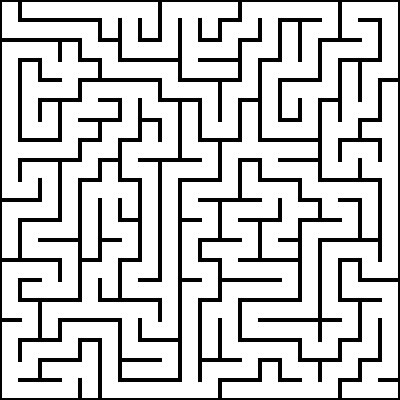
#> input picture maze03.jpg, 400 x 400 px
$ jupyter execute maze.ipynb
#> lines starting #> are read from the running program, lines starting #| are printed output that depends on the picture; after the words box and inside, x2 and y2 are one past the last pixel; in counts of white or black regions, pixels touching at a corner belong together
[cell 1]
# Importación de las librerías necesarias para el proyecto
# 1. OpenCV para procesamiento de imágenes y tareas de visión por computadora
import cv2

# 2. Numpy para operaciones de matrices y arreglos
import numpy as np

# 3. Matplotlib para visualización y trazado de gráficos y diagramas
import matplotlib.pyplot as plt

# 4. Copy para copiar arreglos y matrices
import copy

[cell 2]
# Leyendo la imagen y convirtiendola a escala de grises (0-255)
img = cv2.imread('maze03.jpg', 0)
#> img is the input picture: shape (400, 400); min 0, max 255, mean 203.7

[cell 3]
# Normalizando la imagen para mejorar la detección de bordes
def image_normalize(img):
    sum_ = img

    for i,row in enumerate(sum_):
        for j, pixel_value in enumerate(row):
            # Si el valor del pixel es mayor a 200, se asigna 1, de lo contrario 0
            if pixel_value > 200:
                sum_[i][j] = 1
            else:
                sum_[i][j] = 0
#> sum_: shape (400, 400); values 0 (black) and 1 (white), 80% white; 1 black region, box (x1, y1, x2, y2) and area: (0, 0, 400, 400) 32064

    return sum_

[cell 4]
# Muestra la imagen con el título
def show_image_with_title(img, title):
    plt.imshow(img, cmap='gray')
    plt.title(title)
    plt.show()

# Imagen original
show_image_with_title(img, 'Original Image')

# Normalizando la imagen para mejorar la detección de bordes
norm_image = image_normalize(img)

# Imagen normalizada
show_image_with_title(norm_image, 'Normalize Image')

[cell 5]
# Obteniendo el tamaño de la imagen
img.shape
#> Out = (400, 400)

[cell 6]
# Variables globales
# Copia de la imagen normalizada
new_image = copy.deepcopy(norm_image)

# Define los puntos de inicio y final
start = (0,0)
end = (9,9)

# Especifica el tamaño de cada celda en la cuadrícula creada en la imagen
cell_size = 20

# Marca para los puntos de inicio y final
mark = 2
# Relleno para crear una cuadrícula en la imagen
# padding = 10

# Define los movimientos posibles en la imagen (arriba, abajo, izquierda, derecha)
change = [(1,0),(-1,0),(0,1),(0,-1)]

# Calcula de tamaño total de la imagen en coordenadas (filas, columnas)
total_size_coordinates = (new_image.shape[0]//cell_size,new_image.shape[1]//cell_size)
#> total_size_coordinates = (20, 20)

# Inicializamos una matriz de ceros para almacenar el camino trazado en la imagen (filas, columnas)
traced_path = np.zeros(total_size_coordinates)

# Crea una matriz para almacenar el número asociado con cada celda en la imagen (filas, columnas)
number_matrix = np.zeros(total_size_coordinates)

# Inicializamos una matriz para almacenar el número de cada celda en la imagen (filas, columnas)
number_id = np.zeros(total_size_coordinates)

[cell 7]
# Define una función para representar una celda en la imagen
def repm(img, coordinate, fill=None, path_print=False, pad=4):

    # Obtiene la posición actual en la imagen (fila, columna)
#> called with coordinate = (9, 9), path_print = False, pad = 4
    actual_pos = tuple(map(lambda x:x*cell_size, coordinate))

    # si fill es None, se devuelve la imagen en la posición actual con el tamaño de la celda, sin rellenar
    if fill is None:
        return img[actual_pos[0]:actual_pos[0]+cell_size, actual_pos[1]:actual_pos[1]+cell_size]
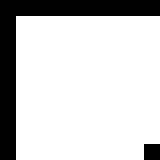
#> returned value: shape (20, 20) (shown 8 times larger); values 0 (black) and 1 (white), 80% white; 2 black regions (1 under 20 px), largest, box (x1, y1, x2, y2) and area: (0, 0, 20, 20) 76

    # si path_print es True, rellena la celda con el valor fill
    # este se usa para marcar el camino trazado por el algoritmo en la imagen final del laberinto resuelto
    if path_print:
        img[actual_pos[0]+pad:actual_pos[0]+cell_size-pad, actual_pos[1]+pad:actual_pos[1]+cell_size-pad] = fill
    else:
        # En la posición actual de las coordenadas, se asigna el valor fill.
        # Esto indica que en las ubicaciones específicas de la matriz traced_path, se asigna el valor fill.
        # Esto indica que esa área ha sido visitada por el algoritmo.
        # Este se usa para marcar todas las celdas visitadas por el algoritmo en la imagen final del laberinto resuelto
        traced_path[coordinate[0], coordinate[1]] = fill

[cell 8]
# Define una función para encontrar las direcciones disponibles desde la celda actual
def find_direction(current):
    direction = []
    CELL_SIZE = cell_size

    # Abajo
    # Verificar el centro hacia abajo en busca de celdas con valor 0 (CELL_SIZE//2:,CELL_SIZE//2)
    if 0 not in current[CELL_SIZE//2:,CELL_SIZE//2]:
        direction.append(0)

     # Arriba
    # Verificar el centro hacia arriba en busca de celdas con valor 0 (:CELL_SIZE//2,CELL_SIZE//2)
    if 0 not in current[:CELL_SIZE//2, CELL_SIZE//2]:
        direction.append(1)

    # Derecha
    # Verificar el centro hacia la derecha en busca de celdas con valor 0 (CELL_SIZE//2,CELL_SIZE//2:)
    if 0 not in current[CELL_SIZE//2, CELL_SIZE//2:]:
        direction.append(2)
    # Izquierda
    # Verificar el centro hacia la izquierda en busca de celdas con valor 0 (CELL_SIZE//2:,:CELL_SIZE//2)
    if 0 not in current[CELL_SIZE//2, :CELL_SIZE//2]:
        direction.append(3)

    return direction

[cell 9]
# Función de inundación para encontrar el camino desde el punto de inicio hasta el punto final en la imagen (función recursiva)
def flood(img, coordinate, mark, start):

    # Obtenemos la celda actual en la imagen
    current = repm(img, coordinate)

    # Si la celda actual contiene un 1, es una pared, por lo que no podemos pasar.
    # Si la celda ya ha sido marcada con un valor mayor a "mark", tampoco podemos pasar.
    if((1 in current)and((traced_path[coordinate[0],coordinate[1]]>mark)or(traced_path[coordinate[0],coordinate[1]]==0))):
        repm(img, coordinate, mark)
    else:
        return 1

    # Encontrar las direcciones disponibles desde la celda actual
    direction = find_direction(current)
#> direction = [0, 2]

    # if coordinate == (7,3):
    #     pass

     # Llamar recursivamente a la función flood para explorar las direcciones disponibles
    for i in direction:
        flood(img,(coordinate[0]+change[i][0],coordinate[1]+change[i][1]),mark+1,start)
#> this loop made 2 passes
#> pass 1, in flood (call 4), `current = repm(img, coordinate)`:
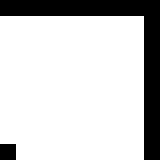
#> current: shape (20, 20) (shown 8 times larger); values 0 (black) and 1 (white), 80% white; 2 black regions (1 under 20 px), largest, box (x1, y1, x2, y2) and area: (0, 0, 20, 20) 76
#> pass 1, in flood (call 5), `current = repm(img, coordinate)`:
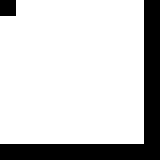
#> current: shape (20, 20) (shown 8 times larger); values 0 (black) and 1 (white), 80% white; 2 black regions (1 under 20 px), largest, box (x1, y1, x2, y2) and area: (0, 0, 20, 20) 76
#> pass 1, in flood (call 8), `current = repm(img, coordinate)`:
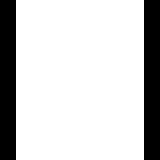
#> current: shape (20, 20) (shown 8 times larger); values 0 (black) and 1 (white), 80% white; 2 black regions, box (x1, y1, x2, y2) and area: (0, 0, 2, 20) 40, (18, 0, 20, 20) 40

[cell 10]
# Haciendo una copia de la imagen original
new_image = copy.deepcopy(norm_image)

# Llamando a la función flood para encontrar el camino desde el punto de inicio hasta el punto final en la imagen
flood(new_image, end, mark, start)

[cell 11]
# Mostrar la imagen con todos los caminos trazados por el algoritmo
plt.imshow(traced_path)
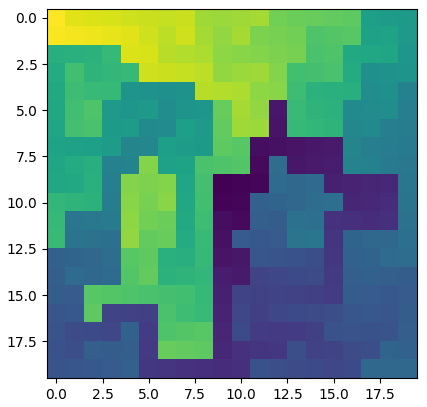
#> figure drawn by matplotlib, 1 panel

[cell 12]
# Función para trazar el camino desde el punto de inicio hasta el punto final en la imagen
def trace(img, coordinate, end, path):
    # Si la coordenada actual es igual a la coordenada final, se devuelve el camino
#> called with coordinate = (0, 0), end = (9, 9)
    if coordinate == end:
        return path

    dire = []
    dirc = []

    # Obtiene la celda actual en la imagen
    current = repm(img, coordinate)
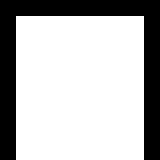
#> current: shape (20, 20) (shown 8 times larger); values 0 (black) and 1 (white), 72% white; 1 black region, box (x1, y1, x2, y2) and area: (0, 0, 20, 20) 112

    # Encuentra las direcciones disponibles desde la celda actual
    direction = find_direction(current)

    # Encuentra las direcciones disponibles desde la celda actual
    for i in direction:
        try:
            # Si la celda actual ya ha sido visitada,
            # no se considera para encontrar la dirección mínima disponible desde la celda actual
            element=traced_path[coordinate[0]+change[i][0],coordinate[1]+change[i][1]]
            if element==0:
                continue

            # Si la celda actual no ha sido visitada,
            # se considera para encontrar la dirección mínima disponible desde la celda actual
            if ((coordinate[0]+change[i][0]>=0)and(coordinate[1]+change[i][1]>=0)):
                # Se almacena la dirección y el valor de la celda en la dirección en la lista dire y dirc
                dire.append(element)
                dirc.append(i)
        except:
            pass
#> this loop made 1 pass

    # Encuentra la dirección mínima
    mi = min(dire)

    # Encuentra el índice de la dirección mínima
    ind = dire.index(mi)

    # Agrega la coordenada actual a la lista de path (camino)
    path.append((coordinate[0]+change[dirc[ind]][0],coordinate[1]+change[dirc[ind]][1]))

    # Llamar recursivamente a la función trace para encontrar el camino desde el punto de inicio hasta el punto final en la imagen
    return trace(img,(coordinate[0]+change[dirc[ind]][0],coordinate[1]+change[dirc[ind]][1]),end,path)
#> the loop in trace (call 2), `for i in direction:` made 2 passes
#> call 3 of trace, with coordinate = (1, 1), end = (9, 9)
#> in trace (call 3), `current = repm(img, coordinate)`:
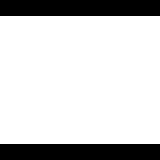
#> current: shape (20, 20) (shown 8 times larger); values 0 (black) and 1 (white), 80% white; 2 black regions, box (x1, y1, x2, y2) and area: (0, 0, 20, 2) 40, (0, 18, 20, 20) 40
#> the loop in trace (call 3), `for i in direction:` made 2 passes
#> i on passes 1 to 2: 2, 3
#> in trace (call 26), `current = repm(img, coordinate)`:
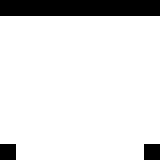
#> current: shape (20, 20) (shown 8 times larger); values 0 (black) and 1 (white), 88% white; 3 black regions (2 under 20 px), largest, box (x1, y1, x2, y2) and area: (0, 0, 20, 2) 40
#> the loop in trace (call 26), `for i in direction:` made 3 passes
#> in trace (call 34), `current = repm(img, coordinate)`:
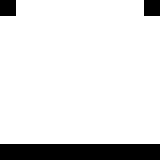
#> current: shape (20, 20) (shown 8 times larger); values 0 (black) and 1 (white), 88% white; 3 black regions (2 under 20 px), largest, box (x1, y1, x2, y2) and area: (0, 18, 20, 20) 40
#> the loop in trace (call 34), `for i in direction:` made 3 passes

[cell 13]
# Inicializamos el camino con el punto de inicio
path = [start]

# Haciendo una copia de la imagen original
new_image = copy.deepcopy(norm_image)

# Llamando a la función trace para trazar el camino desde el punto de inicio hasta el punto final en la imagen
path = trace(new_image, start, end, path)

[cell 14]
# Crear una copia de la imagen original
img_path_show = copy.deepcopy(norm_image)

# Marcar el camino trazado por el algoritmo en la imagen final del laberinto resuelto
for i,j in enumerate(path):
    # Agrega un fill de 5 para marcar el camino trazado por el algoritmo en la imagen final del laberinto resuelto
    repm(img_path_show,j,5,True)
#> this loop made 113 passes
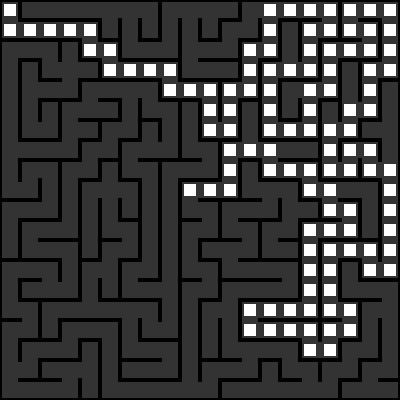
#> img_path_show: shape (400, 400); min 0, max 5, mean 1.21; drawn with min black and max white

# Mostrar la imagen final del laberinto resuelto con el camino trazado por el algoritmo
plt.imshow(img_path_show, interpolation='none')

$ run again, with maze00.jpg copied over maze03.jpg
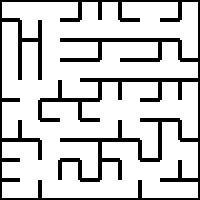
#> input picture maze00.jpg, 200 x 200 px
#> img is the input picture: shape (200, 200); min 0, max 255, mean 205.7
#> in repm, `return img[actual_pos[0]:actual_pos[0]+cell_size, actual_pos[1]:actual..`:
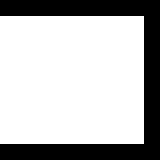
#> returned value: shape (20, 20) (shown 8 times larger); values 0 (black) and 1 (white), 72% white; 1 black region, box (x1, y1, x2, y2) and area: (0, 0, 20, 20) 112
#> in flood, `direction = find_direction(current)`: direction = [3]
#> the loop in flood, `for i in direction:` made 1 pass
#> i on pass 1: 3
#> in trace, `direction = find_direction(current)`: direction = [2]
#> the loop in trace, `for i in direction:` made 1 pass
#> (i, element) on pass 1: (2, 23)
#> after the loop in trace, `for i in direction:`: dire = [23]
#> mi = 23
#> ind = 0
#> the loop in trace (call 2), `for i in direction:` made 3 passes
#> element on passes 1 to 3: 24, 22, 24
#> path = [(0, 0), (0, 1), (0, 2), (1, 2), (2, 2), (3, 2), (4, 2), (4, 1), (5, 1), (6, 1), (6, 2), (7, 2), (8, 2), (9, 2), (9, 3), (9, 4), (9, 5), (9, 6), (8, 6), (8, 7), (9, 7), (9, 8), (9, 9)]
#> the loop `for i,j in enumerate(path):` made 23 passes
#> actual_pos in repm on passes 2 to 9: (0, 20), (0, 40), (20, 40), (40, 40), (60, 40), (80, 40), (80, 20), (100, 20)
#> after the loop `for i,j in enumerate(path):`:
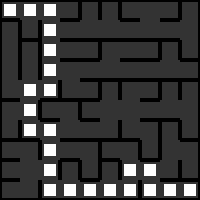
#> img_path_show: shape (200, 200); min 0, max 5, mean 1.14; drawn with min black and max white

$ run again, with maze02.jpg copied over maze03.jpg
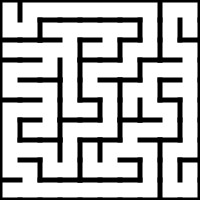
#> input picture maze02.jpg, 200 x 200 px
#> img is the input picture: shape (200, 200); min 0, max 255, mean 189.6
#> in flood, `direction = find_direction(current)`: direction = [1, 3]
#> the loop in flood, `for i in direction:` made 2 passes
#> in trace, `direction = find_direction(current)`: direction = [0]
#> the loop in trace, `for i in direction:` made 1 pass
#> element on pass 1: 57
#> after the loop in trace, `for i in direction:`: dire = [57]
#> mi = 57
#> ind = 0
#> the loop in trace (call 2), `for i in direction:` made 2 passes
#> element on passes 1 to 2: 58, 56
#> path = 57 pairs, first value 0 to 9, second value 0 to 9
#> the loop `for i,j in enumerate(path):` made 57 passes
#> actual_pos in repm on passes 2 to 9: (20, 0), (20, 20), (0, 20), (0, 40), (0, 60), (0, 80), (0, 100), (0, 120)
#> after the loop `for i,j in enumerate(path):`:
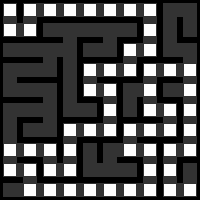
#> img_path_show: shape (200, 200); min 0, max 5, mean 1.52; drawn with min black and max white
